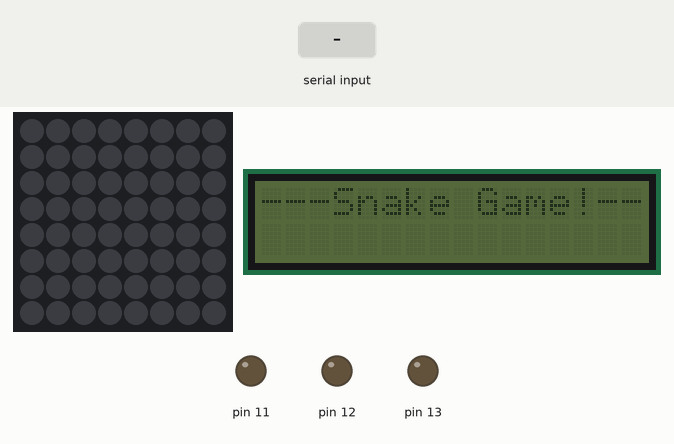
Bench run of a sketch on a simulated Arduino Uno, built with avr-gcc and run on an emulated ATmega328P. Parts: 8×8 RGB LED matrix (first LED top left, wired row by row), 16×2 character LCD, output pins drawn as LEDs (lit = HIGH). Inputs (shaded band) come from the test bench. Random numbers use the default seed unless the sketch sets one; what the sketch prints to the serial monitor is not drawn.

Above: at 1.2 s.
1.3 s: byte 13 (13) received over Serial
At 1.81 s:
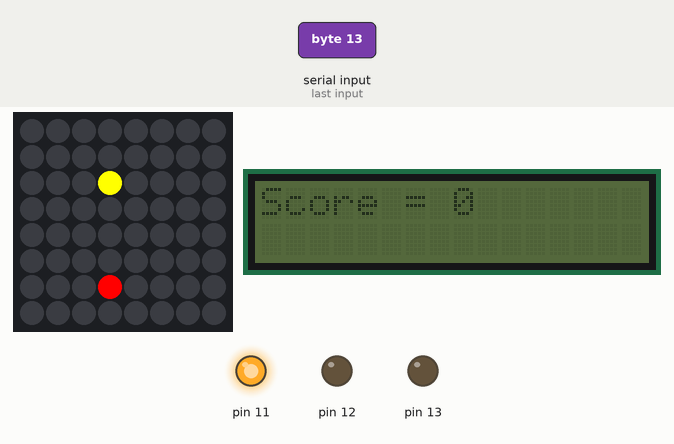
At 4.19 s:
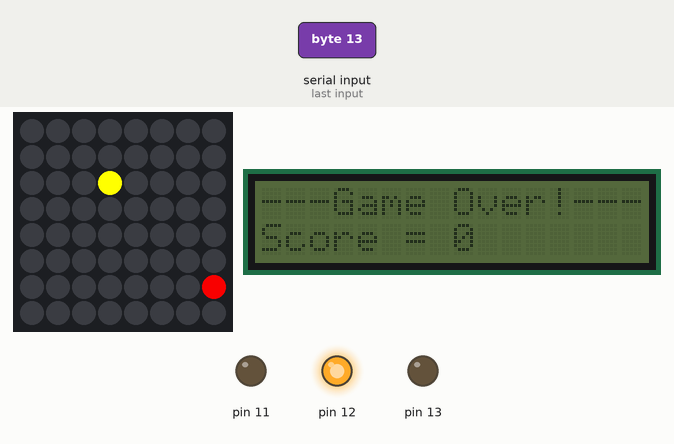
4.3 s: byte 32 (32) received over Serial
At 5.7 s:
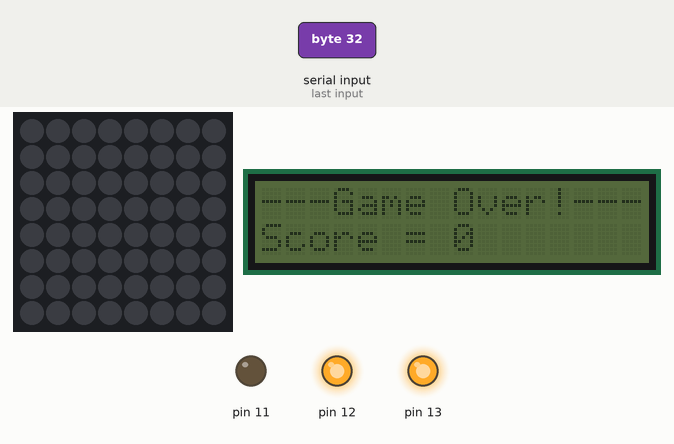
Timing chart, 0 to 7.3 s (numbered marks = the images above; inputs shaded):
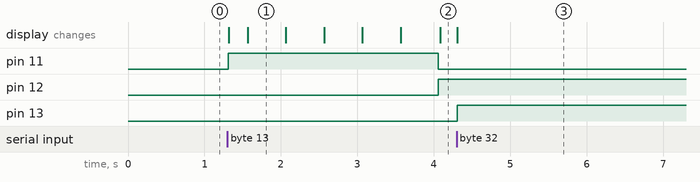

The sketch:

1.ino
```cpp
#include <Adafruit_GFX.h>
#include <Adafruit_NeoMatrix.h>
#include <Adafruit_NeoPixel.h>
#include <Wire.h>
#include <LiquidCrystal_I2C.h>

Adafruit_NeoMatrix matrix = Adafruit_NeoMatrix(8, 8, 2, NEO_MATRIX_TOP + NEO_MATRIX_LEFT + NEO_MATRIX_ROWS + NEO_MATRIX_PROGRESSIVE, NEO_GRB + NEO_KHZ800);

LiquidCrystal_I2C lcd(0x27, 16, 2);

uint32_t t, t1 = 500;
int x = 2, y = 6, z;
int z1[64][2], z2, z3;
int x1, y1;
bool A = true, B = false, C = false, D = false, E = true;
int c1, c2;

void display() {
  if (c1 <= 254 && c2 == 0)
    matrix.drawPixel(x, y, matrix.Color(256 - (c1 += 2), c1, 0));
  else if (c2 <= 254 && c1 >= 256)
    matrix.drawPixel(x, y, matrix.Color(0, 256 - (c2 += 2), c2));
  else
    matrix.drawPixel(x, y, matrix.Color(255 - (c2 -= 2), 0, c1 -= 2));
  matrix.show();
}

void over() {
  digitalWrite(12, 1);
  digitalWrite(11, 0);
  lcd.setCursor(0, 0);
  lcd.print("---Game Over!---");
  lcd.setCursor(0, 1);
  lcd.print("Score = " + String(z));
  for (int i = 0; i < 20; i++) {
    if (i == 9) {
      Serial.println("---------GAME OVER...---------");
      Serial.println("Score = " + String(z));
      continue;
    }
    Serial.println(" ");
  }
  for (int i = 0; i < 64; i++)
    matrix.setPixelColor(i, 0);
  while (1)
    if (Serial.available() && Serial.read() == 32) {
      matrix.show();
      digitalWrite(13, 1);
    }
}

void start() {
  lcd.clear();
  lcd.setCursor(0, 0);
  lcd.print("Score = 0");
  t = millis() + 250;
  digitalWrite(11, 1);
  digitalWrite(12, 0);
  randomSeed(micros());
  x1 = random(1, 7), y1 = random(0, 5);
  matrix.drawPixel(x1, y1, matrix.Color(255, 255, 0));
  matrix.show();
}

void check() {
  while (matrix.getPixelColor(x1 + y1 * 8) > 0)
    x1 = random(0, 7), y1 = random(0, 7);
  matrix.drawPixel(x1, y1, matrix.Color(255, 255, 0));
  lcd.setCursor(8, 0);
  lcd.print(++z);
  t1 -= 7;
}

void setup() {
  Serial.begin(9600);
  Serial.println("Press the Enter key to play.");
  matrix.begin();
  matrix.setBrightness(255);
  lcd.init();
  lcd.setCursor(0, 0);
  lcd.print("---Snake Game!---");
  for (int i = 11; i < 14; i++)
    pinMode(i, OUTPUT);
}

void loop() {
  if (Serial.available() && Serial.read() == 13) {
    start();
    while (1) {
      if (millis() >= t) {
        t += t1;
        if (A == true) ++x;
        else if (B == true) ++y;
        else if (C == true) --x;
        else if (D == true) --y;

        if (z2 == 63) z2 = 0;
        else if (z3 == 64) z3 = 1;
        z1[++z2][0] = x, z1[z2][1] = y;

        if ((x == x1) && (y == y1)) check();
        else if (matrix.getPixelColor(x + y * 8) > 0 && matrix.getPixelColor(x + y * 8) != 16776960) {
          over();
        } else if ((x == 8) || (x == -1) || (y == -1) || (y == 8)) {
          over();
        } else matrix.drawPixel(z1[z3++][0], z1[z3][1], 0);

        for (int i = 0; i < 10; i++)
          Serial.read();

        display();
        E = true;
      }
      if (Serial.available() && E == 1) {
        char ch = Serial.read();
        if ((ch == 'd' || ch == 'D') && C == 0)
          A = true, B = false, D = false, Serial.println("keyboard = d");
        else if ((ch == 's' || ch == 'S') && D == 0)
          B = true, A = false, C = false, Serial.println("keyboard = s");
        else if ((ch == 'a' || ch == 'A') && A == 0)
          C = true, B = false, D = false, Serial.println("keyboard = a");
        else if ((ch == 'w' || ch == 'W') && B == 0)
          D = true, A = false, C = false, Serial.println("keyboard = w");
        else Serial.println("keyboard = no data...?");
        E = false;
      }
    }
  }
}

// struct
// enum
// switch-case
// sizeof
// constrain
// bitwise
// pointer
// circular buffer
// class
```

Measured:
- after the input at 1.3 s, pin 11: LOW → HIGH at once, → LOW 2.7 s later; pin 12: LOW → HIGH after 2.8 s; the display: first changes at once (image 1 shows a later state)
- after the input at 4.3 s, pin 13: LOW → HIGH at once
- what the display in image 1 shows lasts 0.5 s, from 1.6 s to 2.1 s
